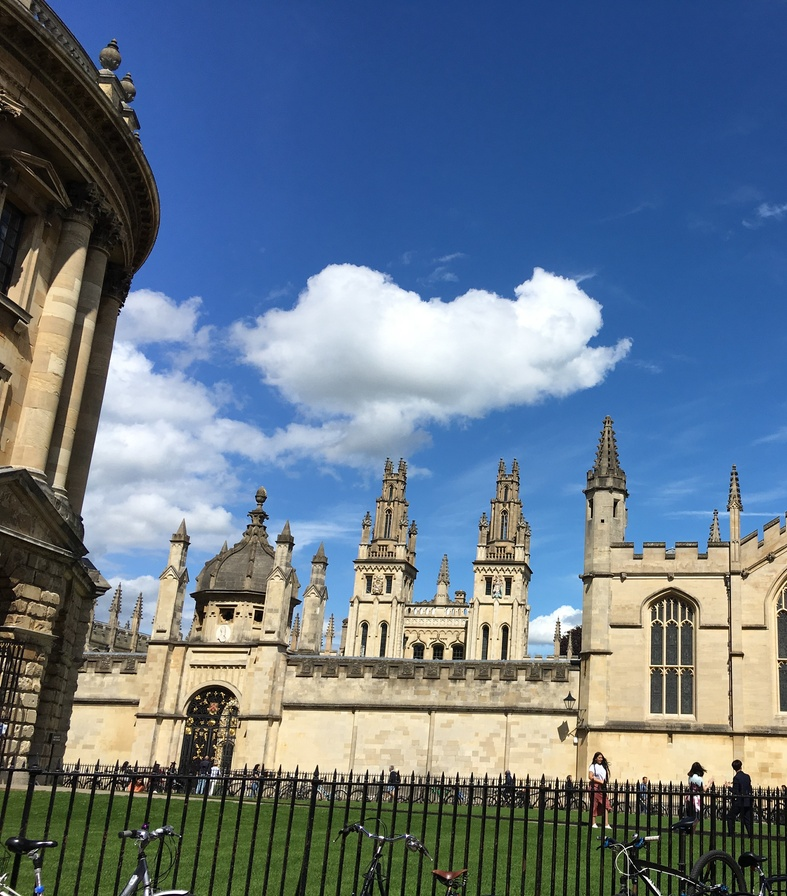
#> input picture CPV301_CodeDemonstration_FPTU/GlobalAlignment1.JPG, 787 x 896 px, shrunk from 2656 x 3024 before the run
$ jupyter execute CPV301_CodeDemo_lab5.ipynb
#> lines starting #> are read from the running program, lines starting #| are printed output that depends on the picture
#> further down, image1 is the input picture: shape (896, 787, 3); mean B, G, R 136.3, 119.2, 102.7
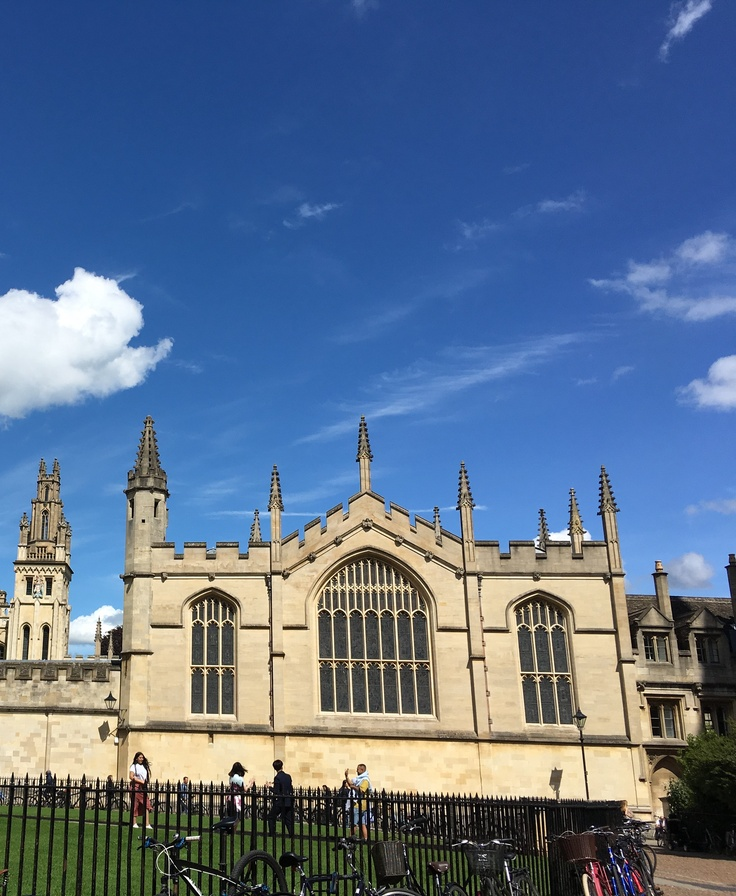
#> input picture CPV301_CodeDemonstration_FPTU/GlobalAlignment2.JPG, 736 x 896 px, shrunk from 2482 x 3024 before the run
#> further down, image2 is the input picture: shape (896, 736, 3); mean B, G, R 142.3, 113.5, 92.8
# Feature-Based Alignment
## RANdom SAmple Consensus - RANSAC

[cell 1]
import cv2
import numpy as np
from matplotlib import pyplot as plt

[cell 2]
def ransac_image_alignment(image1, image2, num_iterations=100, tolerance=0.5):
    # Convert images to grayscale
#> called with num_iterations = 100, tolerance = 0.5
    gray1 = cv2.cvtColor(image1, cv2.COLOR_BGR2GRAY)
    gray2 = cv2.cvtColor(image2, cv2.COLOR_BGR2GRAY)
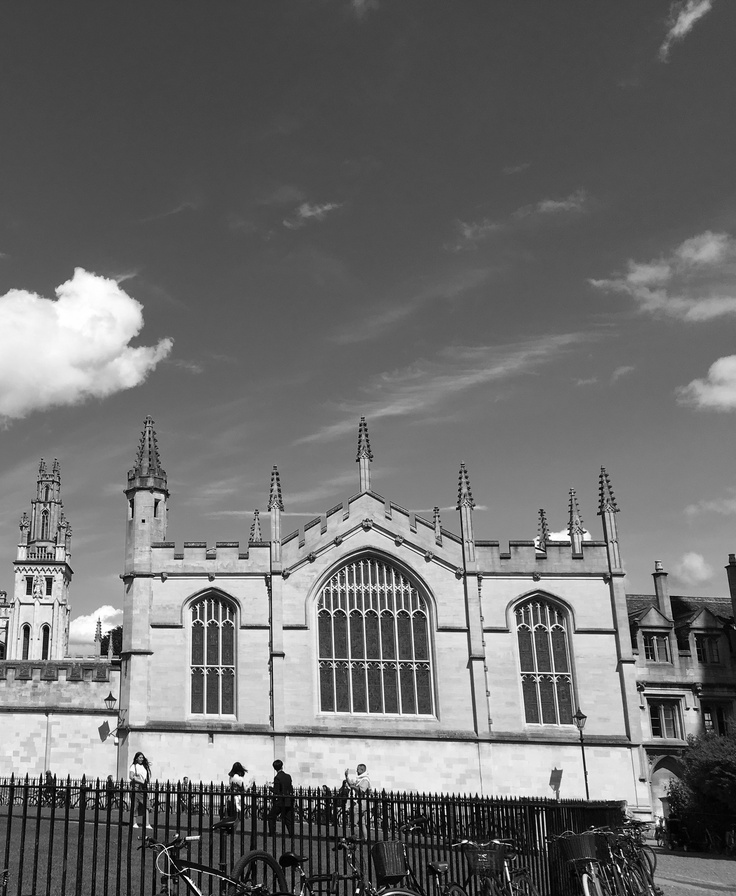
#> gray2: shape (896, 736); min 0, max 255, mean 110.6

    # Detect ORB features and compute descriptors
    orb = cv2.ORB_create() # you can use sift either or any feature extractors
    keypoints1, descriptors1 = orb.detectAndCompute(gray1, None)
#> keypoints1 = 500 keypoints; strongest (x, y, size): (495, 784, 31), (339, 781, 31), (700, 775, 31), (497, 784, 31)
    keypoints2, descriptors2 = orb.detectAndCompute(gray2, None)
#> keypoints2 = 500 keypoints; strongest (x, y, size): (134, 825, 31), (239, 796, 31), (236, 775, 31), (355, 801, 31)

    # Match features using brute force matcher
    bf = cv2.BFMatcher(cv2.NORM_HAMMING, crossCheck=True)
    matches = bf.match(descriptors1, descriptors2)
#> matches = 219 matches

    # Extract matched keypoints
    points1 = np.float32([keypoints1[m.queryIdx].pt for m in matches])
#> points1 = 219 pairs, first value 72.58 to 743, second value 271.2 to 837.6
    points2 = np.float32([keypoints2[m.trainIdx].pt for m in matches])
#> points2 = 219 pairs, first value 38 to 688, second value 269.6 to 837

    # RANSAC for image alignment
    best_H = None
    max_inliers = 0
    for _ in range(num_iterations):
        # Randomly select 4 points
        indices = np.random.choice(len(matches), 4, replace=False)
        src_points = points1[indices]
        dst_points = points2[indices]

        # Compute homography using these points
        H, _ = cv2.findHomography(src_points, dst_points, cv2.RANSAC, tolerance)

        # Warp image1 using the computed homography
        warped_image1 = cv2.warpPerspective(image1, H, (image2.shape[1], image2.shape[0]))

        # Calculate difference between warped_image1 and image2
        diff = np.abs(warped_image1.astype(np.float32) - image2.astype(np.float32))

        # Calculate the number of inliers (pixels with small differences)
        inliers = np.sum(np.all(diff < tolerance, axis=2))

        # Update best homography if the current one has more inliers
        if inliers > max_inliers:
            best_H = H
            max_inliers = inliers
#> this loop made 100 passes
#> (indices, src_points, dst_points, inliers, max_inliers) on passes 7, 11, 12: ([87, 38, 54, 110], [[738, 760.8], [531, 785], [650, 668], [733, 763.2]], [[278.4, 760.8], [72, 785], [191, 668], [273.6, 763.2]], 1110, 1110), ([66, 116, 47, 96], [[559.2, 787.2], [506.9, 773.3], [602, 782], [680.4, 783.6]], [[99.6, 787.2], [47.52, 773.3], [143, 782], [222, 783.6]], 9330, 9330), ([64, 20, 131, 88], [[602.4, 781.2], [695, 775], [508.3, 593.3], [567.6, 776.4]], [[142.8, 781.2], [236, 775], [48.96, 593.3], [108, 776.4]], 17734, 17734)
#> (indices, dst_points, inliers, max_inliers) on pass 1: ([152, 74, 71, 161], [[527, 720.6], [238.8, 807.6], [135.6, 825.6], [134.8, 761]], 5, 5)
#> pass 1, in ransac_image_alignment, `warped_image1 = cv2.warpPerspective(image1, H, (image2.shape[1], image..`:
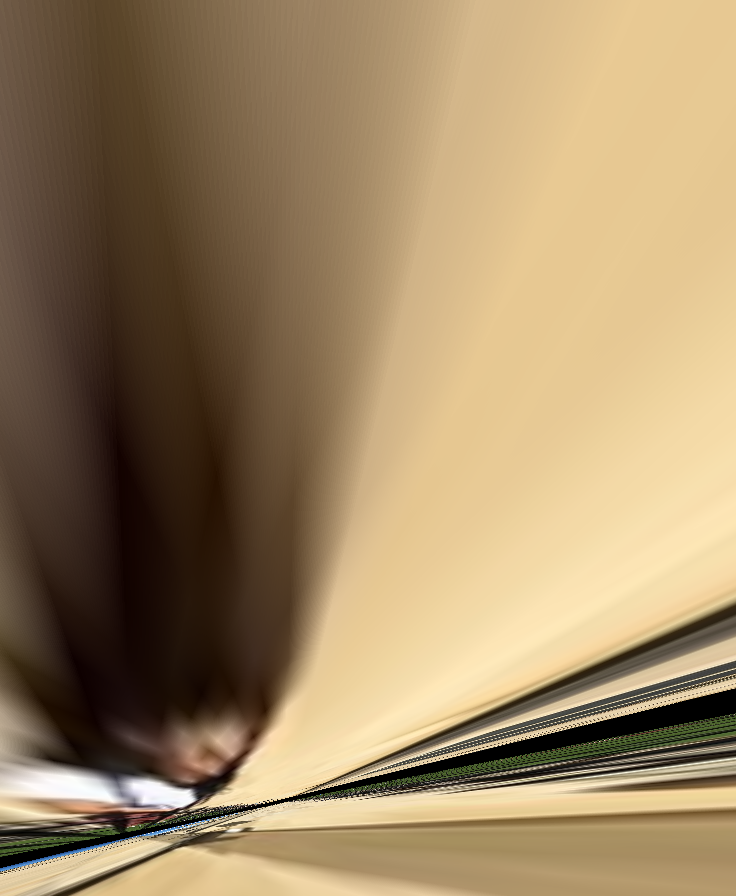
#> warped_image1: shape (896, 736, 3); mean B, G, R 100.6, 135.2, 158.3
#> pass 1, in ransac_image_alignment, `diff = np.abs(warped_image1.astype(np.float32) - image2.astype(np.floa..`:
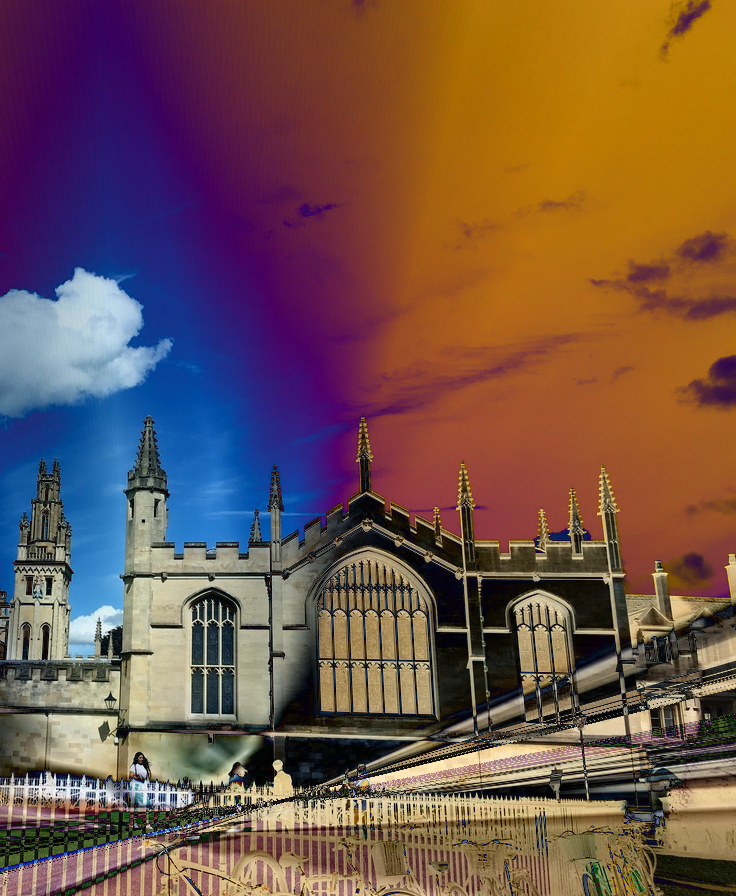
#> diff: shape (896, 736, 3) float32; mean B, G, R 75.2, 84.3, 113.3
#> pass 2, in ransac_image_alignment, `diff = np.abs(warped_image1.astype(np.float32) - image2.astype(np.floa..`:
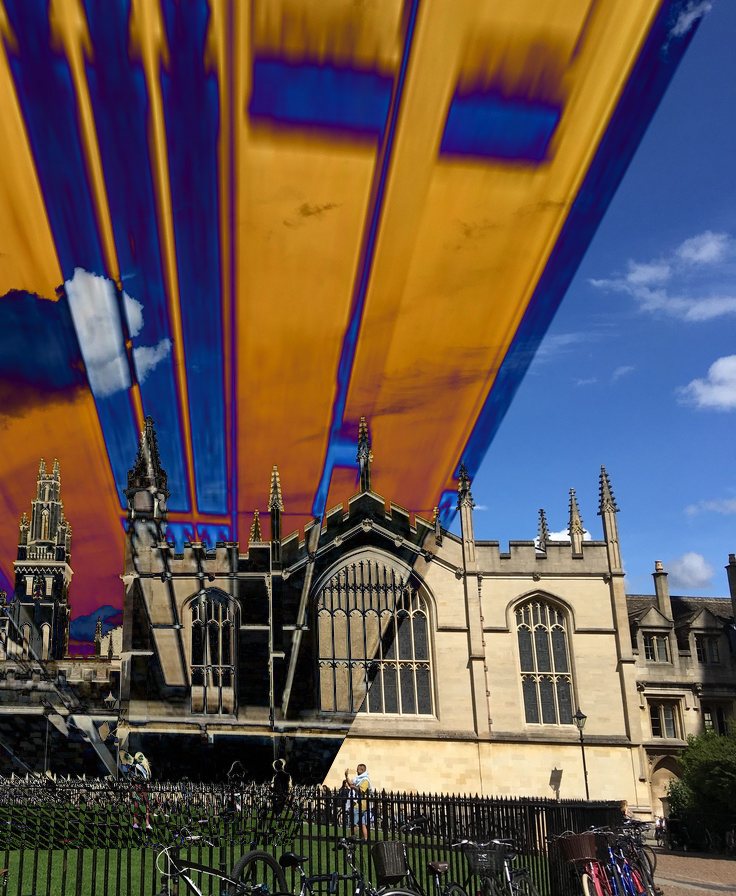
#> diff: shape (896, 736, 3) float32; mean B, G, R 79.9, 85.7, 100.6
#> after the loop, max_inliers = 17734

    # Warp image1 using the best homography
    aligned_image = cv2.warpPerspective(image1, best_H, (image2.shape[1], image2.shape[0]))
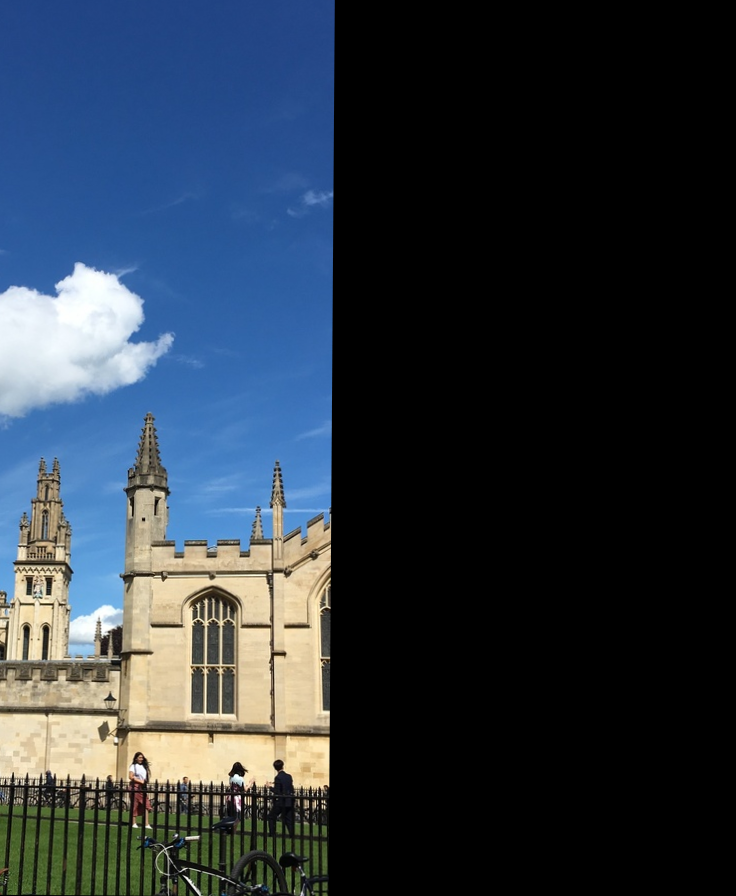
#> aligned_image: shape (896, 736, 3); mean B, G, R 65.3, 54.4, 44.3

    return aligned_image, best_H

[cell 3]
image1 = cv2.imread("GlobalAlignment1.JPG")
image2 = cv2.imread("GlobalAlignment2.JPG")
f, axis_array = plt.subplots(1,2, figsize=(10,8))
axis_array[0].imshow(cv2.cvtColor(image1, cv2.COLOR_BGR2RGB))
axis_array[1].imshow(cv2.cvtColor(image2, cv2.COLOR_BGR2RGB))

[cell 4]
# Align images using RANSAC
aligned_image, H = ransac_image_alignment(image1, image2)
#> H = [[0.987, 0.00121, -453.8], [-0.0358, 1.01, 6.8], [-4.62e-05, 2.48e-05, 1]]

[cell 5]
plt.imshow(cv2.cvtColor(aligned_image, cv2.COLOR_BGR2RGB))
